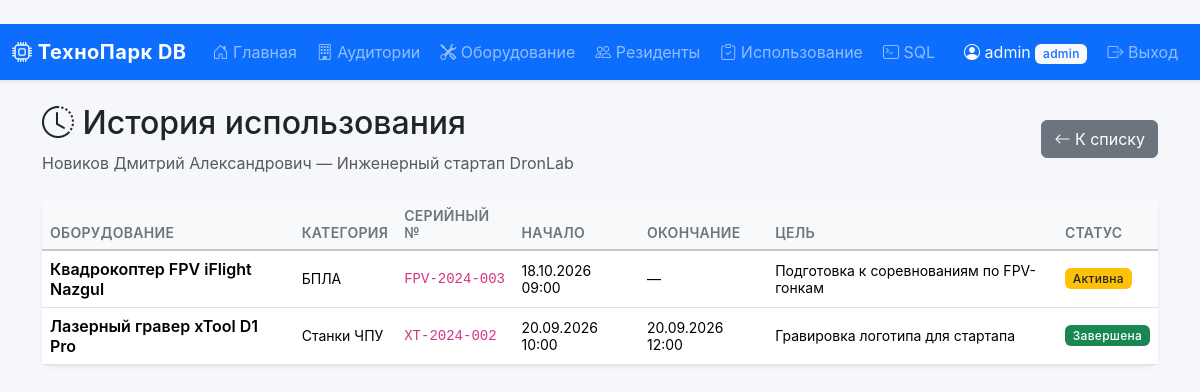
Screenshot of /residents/5/history (signed in) with the database file from the repository.
### tables this page shows
CREATE TABLE users (
    id INTEGER PRIMARY KEY AUTOINCREMENT,
    username VARCHAR(50) UNIQUE NOT NULL,
    password_hash VARCHAR(255) NOT NULL,
    role TEXT DEFAULT 'operator' CHECK(role IN ('admin', 'operator')),
    created_at DATETIME DEFAULT CURRENT_TIMESTAMP
);

CREATE TABLE residents (
    id INTEGER PRIMARY KEY AUTOINCREMENT,
    full_name VARCHAR(200) NOT NULL,
    email VARCHAR(100) UNIQUE,
    phone VARCHAR(20),
    organization VARCHAR(150),
    role TEXT DEFAULT 'student' CHECK(role IN ('student', 'researcher', 'engineer', 'manager')),
    registration_date DATE DEFAULT (DATE('now')),
    registered_by INTEGER,  -- Кто зарегистрировал резидента
    FOREIGN KEY (registered_by) REFERENCES users(id) ON DELETE SET NULL
);

CREATE TABLE equipment_usage (
    id INTEGER PRIMARY KEY AUTOINCREMENT,
    equipment_id INTEGER NOT NULL,
    resident_id INTEGER NOT NULL,
    start_datetime DATETIME NOT NULL,
    end_datetime DATETIME,
    purpose TEXT,
    status TEXT DEFAULT 'active' CHECK(status IN ('active', 'completed', 'cancelled')),
    issued_by INTEGER,    -- Кто выдал оборудование
    returned_by INTEGER,  -- Кто принял возврат
    FOREIGN KEY (equipment_id) REFERENCES equipment(id) ON DELETE CASCADE,
    FOREIGN KEY (resident_id) REFERENCES residents(id) ON DELETE CASCADE,
    FOREIGN KEY (issued_by) REFERENCES users(id) ON DELETE SET NULL,
    FOREIGN KEY (returned_by) REFERENCES users(id) ON DELETE SET NULL
);

CREATE TABLE equipment (
    id INTEGER PRIMARY KEY AUTOINCREMENT,
    name VARCHAR(150) NOT NULL,
    category VARCHAR(50),
    serial_number VARCHAR(100) UNIQUE,
    manufacturer VARCHAR(100),
    purchase_date DATE,
    purchase_price NUMERIC(10, 2),
    status TEXT DEFAULT 'available' CHECK(status IN ('available', 'in_use', 'maintenance', 'decommissioned')),
    room_id INTEGER,
    notes TEXT,
    created_at DATETIME DEFAULT CURRENT_TIMESTAMP,
    updated_at DATETIME DEFAULT CURRENT_TIMESTAMP,
    created_by INTEGER,   -- Кто добавил оборудование
    updated_by INTEGER,   -- Кто последний редактировал
    FOREIGN KEY (room_id) REFERENCES rooms(id) ON DELETE SET NULL,
    FOREIGN KEY (created_by) REFERENCES users(id) ON DELETE SET NULL,
    FOREIGN KEY (updated_by) REFERENCES users(id) ON DELETE SET NULL
);

### routes/residents.py (the view)
@residents_bp.route('/<int:id>/history')
@login_required
def history(id):
    res = execute_query("SELECT * FROM residents WHERE id = ?", (id,))
    if not res:
        flash('Резидент не найден', 'warning')
        return redirect(url_for('residents.list_residents'))
    res = res[0]
    history = execute_query("""
        SELECT eu.*, e.name AS equipment_name, e.serial_number, e.category
        FROM equipment_usage eu
        LEFT JOIN equipment e ON eu.equipment_id = e.id
        WHERE eu.resident_id = ?
        ORDER BY eu.start_datetime DESC
    """, (id,))
    return render_template('residents/history.html', resident=res, history=history)

### database/db.py (called while the page is built)
def get_db():
    if 'db' not in g:
        g.db = sqlite3.connect(current_app.config['DATABASE_PATH'])
        g.db.row_factory = sqlite3.Row
        g.db.execute("PRAGMA foreign_keys = ON")
    return g.db

def execute_query(query, params=None, fetch=True):
    db = get_db()
    cursor = db.execute(query, params or ())
    if fetch:
        return [dict(row) for row in cursor.fetchall()]
    return None

### templates/residents/history.html (shortened to what this page needs)
﻿{% extends "base.html" %}
{% block content %}
<div class="d-flex justify-content-between align-items-center mb-4">
    <div>
        <h2><i class="bi bi-clock-history"></i> История использования</h2>
        <p class="text-muted mb-0">{{ resident.full_name }}
            {% if resident.organization %} — {{ resident.organization }}{% endif %}
        </p>
    </div>
    <a href="{{ url_for('residents.list_residents') }}" class="btn btn-secondary">
        <i class="bi bi-arrow-left"></i> К списку
    </a>
</div>
<div class="card border-0 shadow-sm">
    <div class="table-responsive">
        <table class="table table-hover align-middle mb-0">
            <thead class="table-light">
                <tr>
                    <th>Оборудование</th>
                    <th>Категория</th>
                    <th>Серийный №</th>
                    <th>Начало</th>
                    <th>Окончание</th>
                    <th>Цель</th>
                    <th>Статус</th>
                </tr>
            </thead>
            <tbody>
                {% for h in history %}
                <tr>
                    <td class="fw-semibold">{{ h.equipment_name or '—' }}</td>
                    <td class="small">{{ h.category or '—' }}</td>
                    <td><code class="small">{{ h.serial_number or '—' }}</code></td>
                    <td class="small">{{ h.start_datetime| format_dt('%d.%m.%Y %H:%M') }}</td>
                    <td class="small">{{ h.end_datetime| format_dt('%d.%m.%Y %H:%M') }}</td>
                    <td class="small">{{ h.purpose or '—' }}</td>
                    <td>
                        {% if h.status == 'active' %}
                            <span class="badge bg-warning text-dark">Активна</span>
                        {% elif h.status == 'completed' %}
                            <span class="badge bg-success">Завершена</span>
                        {% else %}
                            <span class="badge bg-secondary">Отменена</span>
                        {% endif %}
                    </td>
                </tr>
                {% else %}
                <tr>
                    <td colspan="7" class="text-center text-muted py-4">
                        <i class="bi bi-inbox fs-3"></i><br>История пуста
                    </td>
                </tr>
                {% endfor %}
            </tbody>
        </table>
    </div>
</div>
{% endblock %}

### templates/base.html (shortened to what this page needs)
<!DOCTYPE html>
<html lang="ru">
<head>
    <link href="https://cdn.jsdelivr.net/npm/bootstrap@5.3.2/dist/css/bootstrap.min.css" rel="stylesheet">
    <link href="https://cdn.jsdelivr.net/npm/bootstrap-icons@1.11.1/font/bootstrap-icons.css" rel="stylesheet">
    <link href="{{ url_for('static', filename='css/style.css') }}" rel="stylesheet">
</head>
<body>
<nav class="navbar navbar-expand-lg navbar-dark bg-primary shadow-sm">
    <div class="container-fluid">
        <a class="navbar-brand fw-bold" href="{{ url_for('dashboard.index') }}">
            <i class="bi bi-cpu"></i> ТехноПарк DB
        </a>
        <div class="collapse navbar-collapse" id="mainNavbar">
            <ul class="navbar-nav me-auto">
                <li class="nav-item">
                    <a class="nav-link" href="{{ url_for('dashboard.index') }}">
                        <i class="bi bi-house-door"></i> Главная
                    </a>
                </li>
                <li class="nav-item">
                    <a class="nav-link" href="{{ url_for('laboratories.list_laboratories') }}">
                        <i class="bi bi-building"></i> Аудитории
                    </a>
                </li>
                <li class="nav-item">
                    <a class="nav-link" href="{{ url_for('equipment.list_equipment') }}">
                        <i class="bi bi-tools"></i> Оборудование
                    </a>
                </li>
                <li class="nav-item">
                    <a class="nav-link" href="{{ url_for('residents.list_residents') }}">
                        <i class="bi bi-people"></i> Резиденты
                    </a>
                </li>
                <li class="nav-item">
                    <a class="nav-link" href="{{ url_for('usage.list_usage') }}">
                        <i class="bi bi-clipboard-check"></i> Использование
                    </a>
                </li>
                <li class="nav-item">
                    <a class="nav-link" href="{{ url_for('sql_console.console') }}">
                        <i class="bi bi-terminal"></i> SQL
                    </a>
                </li>
            </ul>
            <ul class="navbar-nav">
                {% if current_user.is_authenticated %}
                    <li class="nav-item">
                        <span class="nav-link text-light">
                            <i class="bi bi-person-circle"></i>
                            {{ current_user.username }}
                            <span class="badge bg-light text-primary">{{ current_user.role }}</span>
                        </span>
                    </li>
                    <li class="nav-item">
                        <a class="nav-link" href="{{ url_for('auth.logout') }}">
                            <i class="bi bi-box-arrow-right"></i> Выход
                        </a>
                    </li>
                {% endif %}
            </ul>
        </div>
    </div>
</nav>
<main class="container py-4">
    {% block content %}{% endblock %}
</main>
</body>
</html>

### static/css/style.css (style rules this page uses)
body { background-color: #f5f7fa; font-family: -apple-system, BlinkMacSystemFont, "Segoe UI", Roboto, "Helvetica Neue", Arial, sans-serif; min-height: 100vh; display: flex; flex-direction: column; }
main.container { flex: 1; }
.navbar-brand { letter-spacing: 0.5px; }
.navbar .nav-link { transition: background-color 0.2s ease; border-radius: 0.375rem; margin: 0 2px; }
.card { border-radius: 0.75rem; transition: box-shadow 0.2s ease; }
.table thead th { font-weight: 600; font-size: 0.875rem; text-transform: uppercase; letter-spacing: 0.3px; color: #6c757d; border-bottom-width: 2px; }
.table tbody tr { transition: background-color 0.15s ease; }
.badge { font-weight: 500; letter-spacing: 0.3px; padding: 0.35em 0.65em; }

### rows the page displays
users: username "admin", role "admin"
residents: full_name "Новиков Дмитрий Александрович", organization "Инженерный стартап DronLab"
equipment_usage: name "Квадрокоптер FPV iFlight Nazgul", category "БПЛА", serial_number "FPV-2024-003", start_datetime "18.10.2026 09:00", end_datetime "—", purpose "Подготовка к соревнованиям по FPV-гонкам", status "Активна"
equipment_usage: name "Лазерный гравер xTool D1 Pro", category "Станки ЧПУ", serial_number "XT-2024-002", start_datetime "20.09.2026 10:00", end_datetime "20.09.2026 12:00", purpose "Гравировка логотипа для стартапа", status "Завершена"
